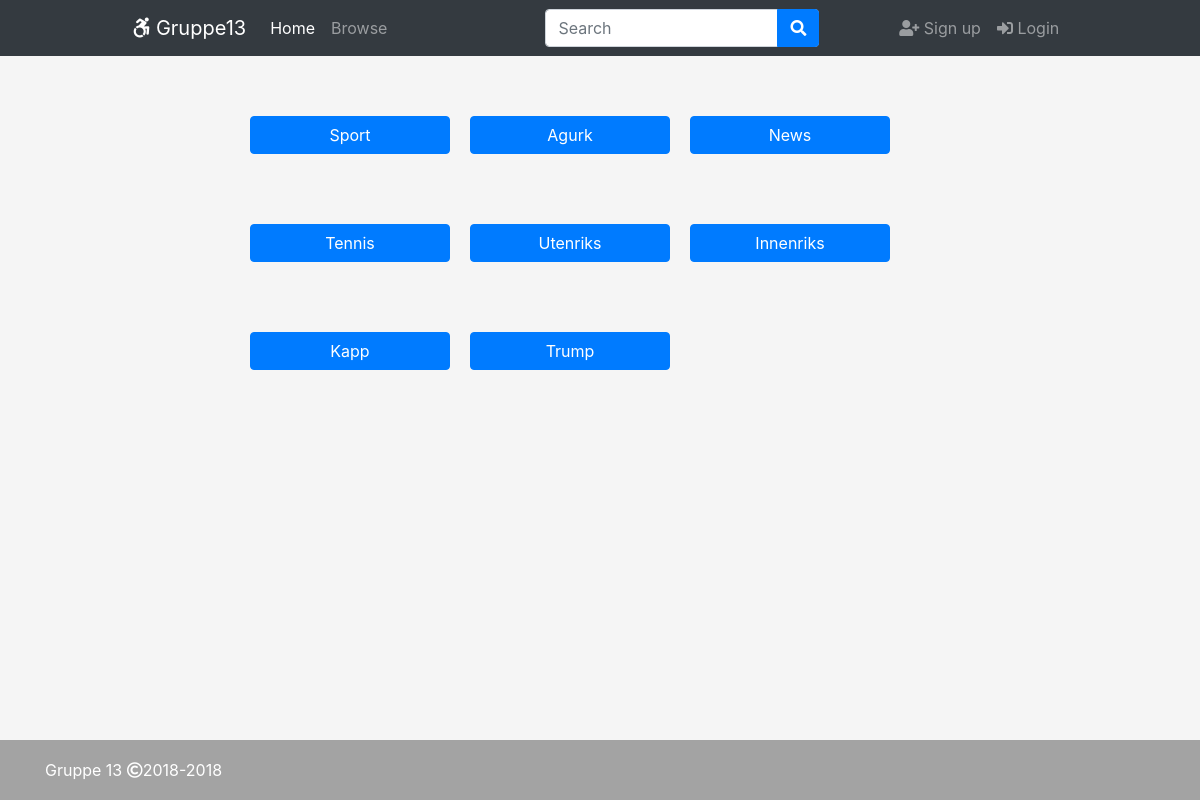
The page /browse/ on the database its author committed.
### catalog/models.py (models this page shows)
class Tag(models.Model):
    name = models.CharField(unique=True, max_length=20)
    def __str__(self):
        return self.name

### catalog/views.py (the view)
# urls.py: path('browse/', views.browse_tags, name='browse'),
def browse_tags(request):
    num_tags = Tag.objects.all().count()
    tags = Tag.objects.all()
    if request.method == "POST":
        form = CreateTagForm(request.POST)
        if form.is_valid():
            tag = form.save(commit=True)
            tag.save()
    else:
        form = CreateTagForm()
    context = {
        'num_tags': num_tags,
        'tags': tags,
        'form': form,
    }
    return render(request, 'browse_tags.html', context=context)

### catalog/forms.py
class CreateTagForm(forms.ModelForm):
    class Meta:
        model = Tag
        fields = ('name',)

### catalog/models.py (called while the page is built)
    def __str__(self):
        return self.color

### catalog/templatetags/color_tag.py (called while the page is built)
@register.simple_tag
def get_colors():
    print("get_colors called")
    print(ColorScheme.objects.all())
    colors = ColorScheme.objects.all()
    color = ''
    for i in colors:
        color = i
    css = '#hei { background-color: ' + str(color) + ' !important;}'
    return css

### catalog/templates/browse_tags.html (shortened to what this page needs)
{% extends "base_template.html" %}
{% block content %}
    <div class="container">
    {% for tag in tags %}
        {%if forloop.counter0|divisibleby:"3"%}
            <div class="row">
        {%endif%}
                <div class="col">
                    <a class="btn btn-primary linkstyle" href="{% url 'index_tag' tag=tag.name %}">{{tag}}</a>
                </div>
        {%if forloop.counter|divisibleby:"3" or forloop.last%}
            </div>
        {%endif%}
    {% endfor %}
    </div>
{% endblock %}

### rows shown on the page
Tag: name "Sport"
Tag: name "Agurk"
Tag: name "News"
Tag: name "Tennis"
Tag: name "Utenriks"
Tag: name "Innenriks"
Tag: name "Kapp"
Tag: name "Trump"
